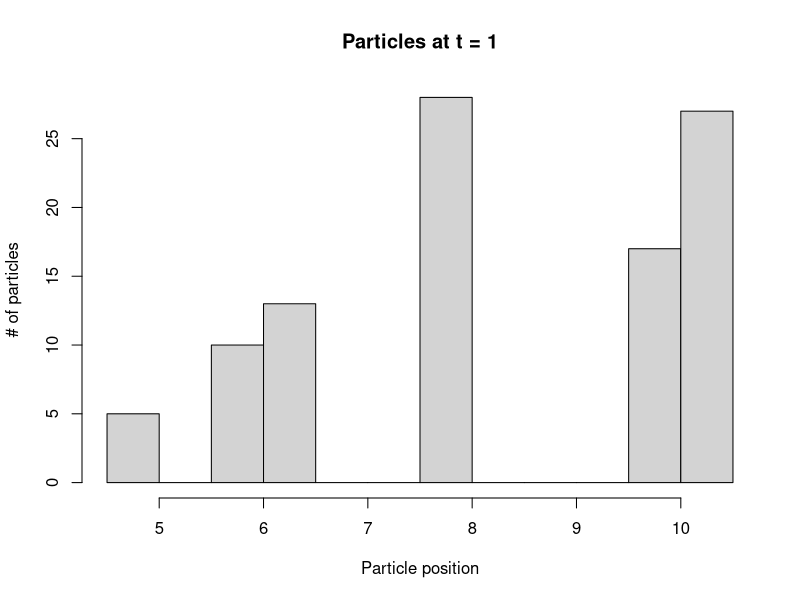
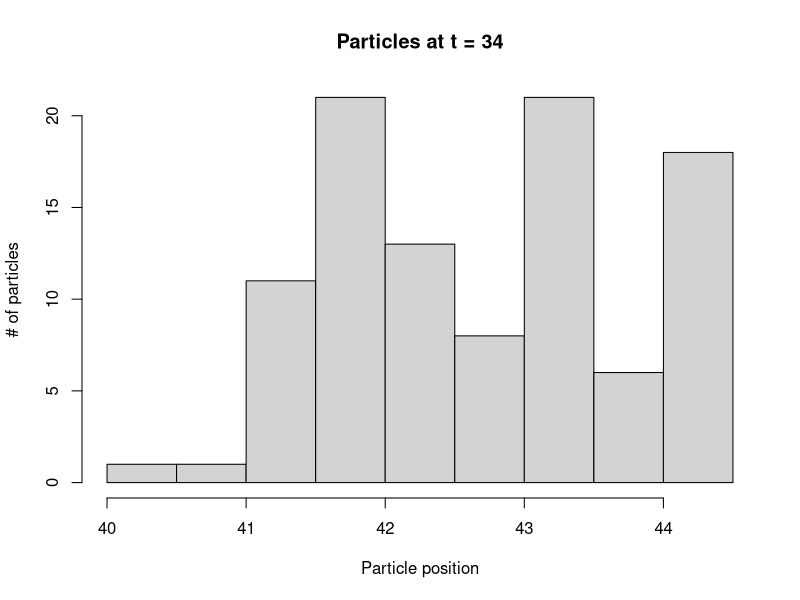
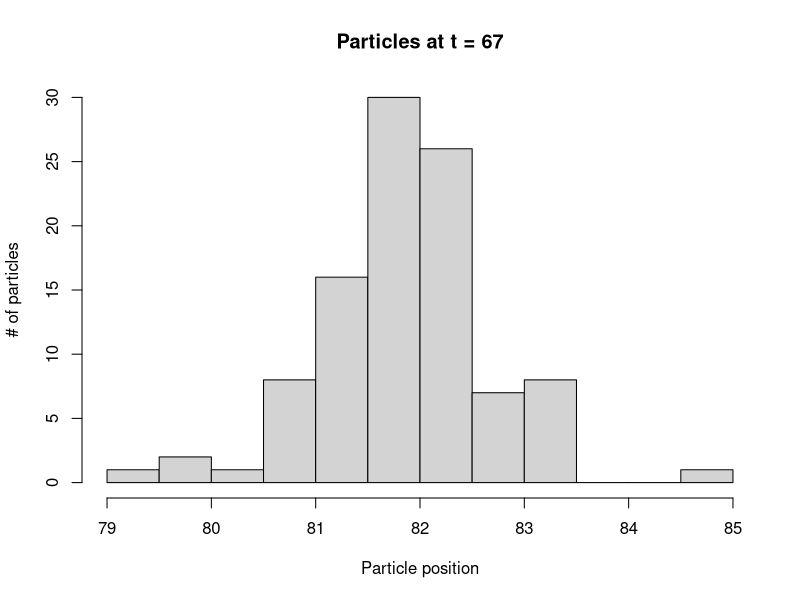
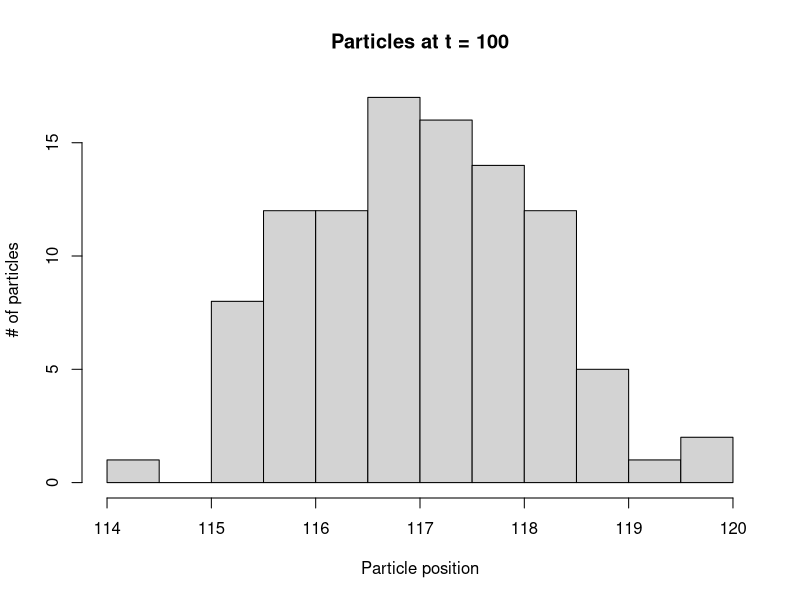
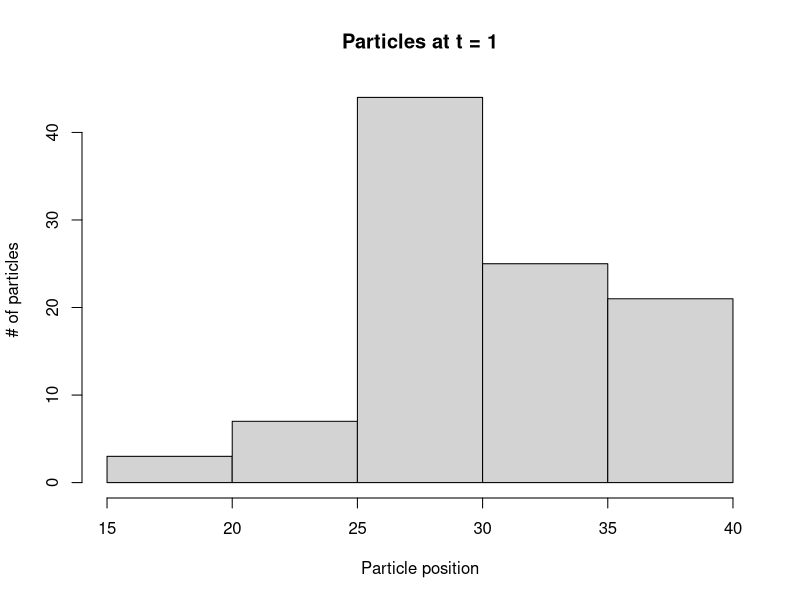
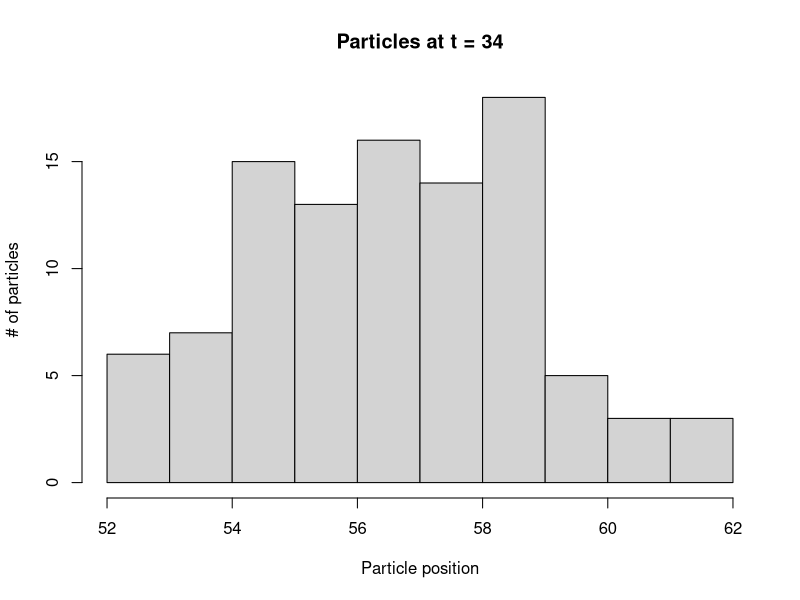
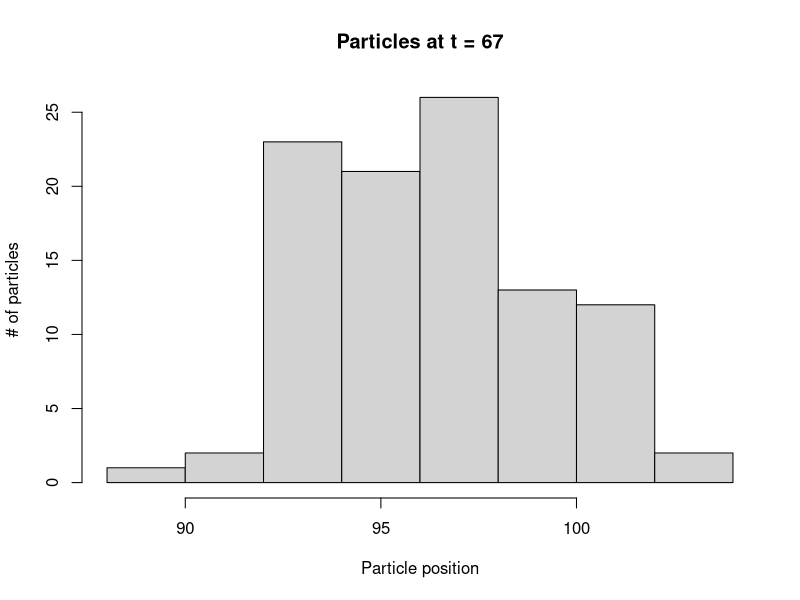
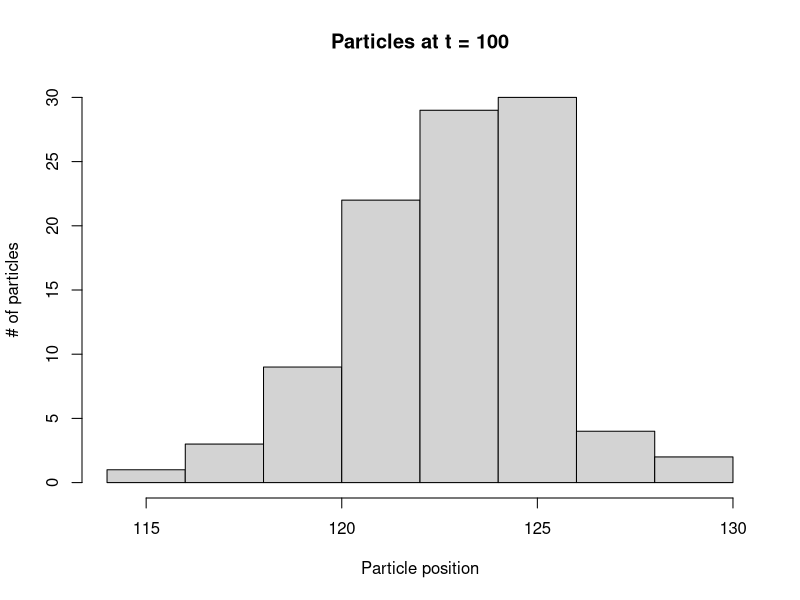

The R script that drew these images, in order:
## ---- chunk 1
knitr::opts_chunk$set(echo = TRUE)
set.seed(12)
## ---- chunk 2
transition_model <- function(prev) {
  components <- c(rnorm(1, prev, 1), rnorm(1, prev + 1, 1), rnorm(1, prev + 2, 1))
  return(sample(components, 1))
}

emission_model <- function(pos, sd) {
  components <- c(rnorm(1, pos, sd), rnorm(1, pos - 1, sd), rnorm(1, pos + 1, sd))
  return(sample(components, 1))
}

initial_model <- function() {
  return(runif(1, 0, 100))
}
## ---- chunk 3
emission_density <- function(obs, pos, sd) {
  components <- c(dnorm(obs, pos, sd), dnorm(obs, pos - 1, sd), dnorm(obs, pos + 1, sd))
  return(mean(components))
}
## ---- chunk 4
simulate_SSM <- function(sd) {
  T <- 100
  
  initial_pos <- initial_model()
  initial_obs <- emission_model(initial_pos, sd)
  
  res <- list()
  res$states <- rep(initial_pos, 100)
  res$observation <- rep(initial_obs, 100)
  
  for (t in 2:T) {
    res$states[t] <- transition_model(res$states[t-1])
    res$observation[t] <- emission_model(res$states[t], sd)
  }
  return(res)
}

simulation <- simulate_SSM(1)
print(simulation)
## ---- chunk 5
particle_filter <- function(observations, sd, use_weights) {
  # Constants
  T <- 100
  M <- 100
  
  # Initialize variables
  particles <- matrix(rep(0, T * M), ncol = M)
  bel <- rep(0, M)
  bel_bar <- rep(0, M)
  w <- rep(1, M)
  
  # Generate initial particles
  for(m in 1:M) {
    bel[m] <- initial_model()
  }
  
  for(t in 1:T) {
    for(m in 1:M) {
      bel_bar[m] <- transition_model(bel[m])
      
      if(use_weights) {
        w[m] <- emission_density(observations[t], bel_bar[m], sd)
      }
    }
    
    bel <- sample(bel_bar, M, replace = TRUE, prob = w)
    particles[t, ] <- bel
  }
  
  return(particles)
}
## ---- chunk 6
particles <- particle_filter(simulation$observation, 1, TRUE)
## ---- chunk 7
hist(particles[1, ], main = 'Particles at t = 1', xlab = 'Particle position', ylab = '# of particles')
## ---- chunk 8
hist(particles[34, ], main = 'Particles at t = 34', xlab = 'Particle position', ylab = '# of particles')
## ---- chunk 9
hist(particles[67, ], main = 'Particles at t = 67', xlab = 'Particle position', ylab = '# of particles')
## ---- chunk 10
hist(particles[100, ], main = 'Particles at t = 100', xlab = 'Particle position', ylab = '# of particles')
## ---- chunk 11
sd <- 5
simulation <- simulate_SSM(sd)
particles <- particle_filter(simulation$observation, sd, TRUE)
## ---- chunk 12
hist(particles[1, ], main = 'Particles at t = 1', xlab = 'Particle position', ylab = '# of particles')
## ---- chunk 13
hist(particles[34, ], main = 'Particles at t = 34', xlab = 'Particle position', ylab = '# of particles')
## ---- chunk 14
hist(particles[67, ], main = 'Particles at t = 67', xlab = 'Particle position', ylab = '# of particles')
## ---- chunk 15
hist(particles[100, ], main = 'Particles at t = 100', xlab = 'Particle position', ylab = '# of particles')
## ---- chunk 16
sd <- 50
simulation <- simulate_SSM(sd)
particles <- particle_filter(simulation$observation, sd, TRUE)
## ---- chunk 17
hist(particles[1, ], main = 'Particles at t = 1', xlab = 'Particle position', ylab = '# of particles')
## ---- chunk 18
hist(particles[34, ], main = 'Particles at t = 34', xlab = 'Particle position', ylab = '# of particles')
## ---- chunk 19
hist(particles[67, ], main = 'Particles at t = 67', xlab = 'Particle position', ylab = '# of particles')
## ---- chunk 20
hist(particles[100, ], main = 'Particles at t = 100', xlab = 'Particle position', ylab = '# of particles')
## ---- chunk 21
sd <- 1
simulation <- simulate_SSM(sd)
particles <- particle_filter(simulation$observation, sd, FALSE)
## ---- chunk 22
hist(particles[1, ], main = 'Particles at t = 1', xlab = 'Particle position', ylab = '# of particles')
## ---- chunk 23
hist(particles[34, ], main = 'Particles at t = 34', xlab = 'Particle position', ylab = '# of particles')
## ---- chunk 24
hist(particles[67, ], main = 'Particles at t = 67', xlab = 'Particle position', ylab = '# of particles')
## ---- chunk 25
hist(particles[100, ], main = 'Particles at t = 100', xlab = 'Particle position', ylab = '# of particles')
